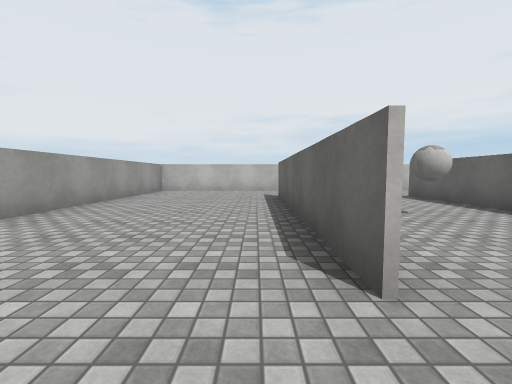
[1] (above)

15 first-person views from a walk through a Unity game level. The camera is 1.2 m above the floor, tilts 4° down and sees 90° across. The floor is counted in squares, 2 m on a side. Each view is taken from the middle of a square. On the plan, view 1 faces up. The plan holds only what a view shows up to about 9 squares ahead; the rest is blank. The place goes on beyond the plan. The player character is not drawn. Surface patterns are stand-ins for the level's own textures.

[2]
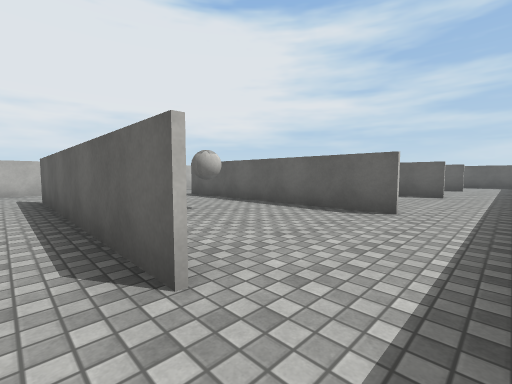

[3]
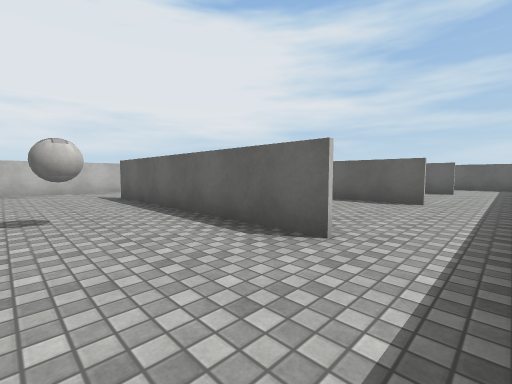

[4]
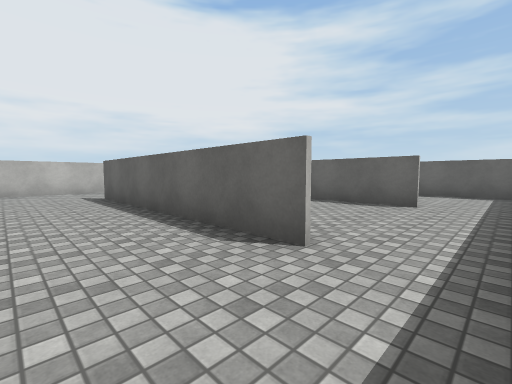

[5]
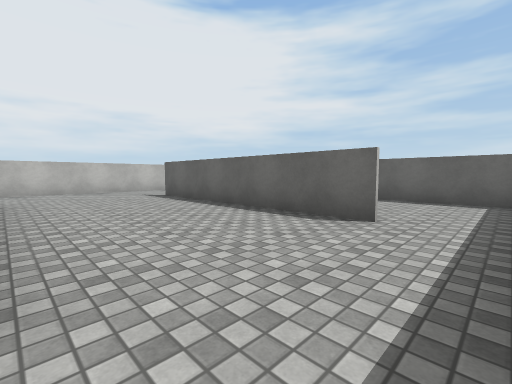

[6]
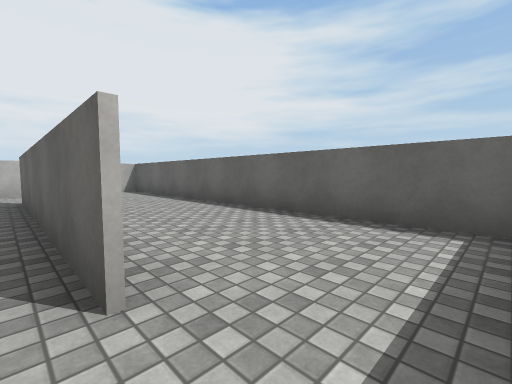

[7]
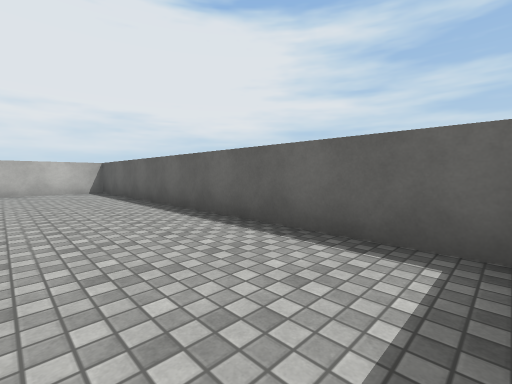

[8]
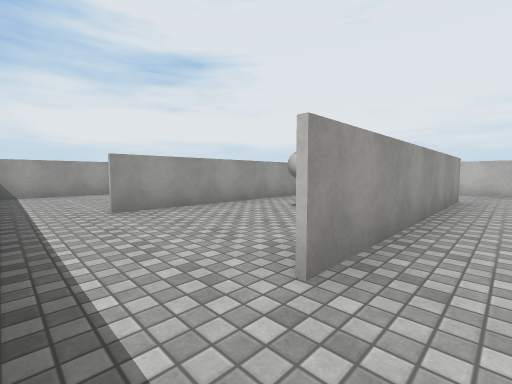

[9]
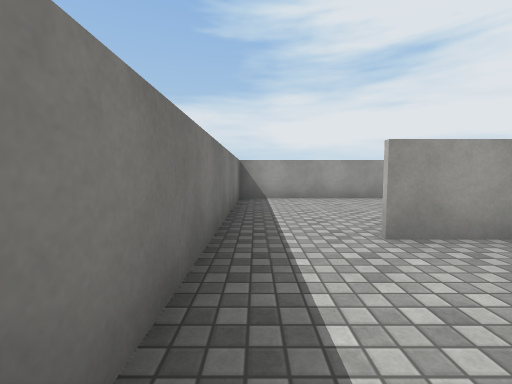

[10]
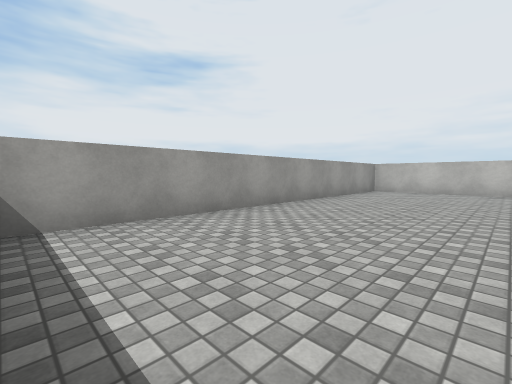

[11]
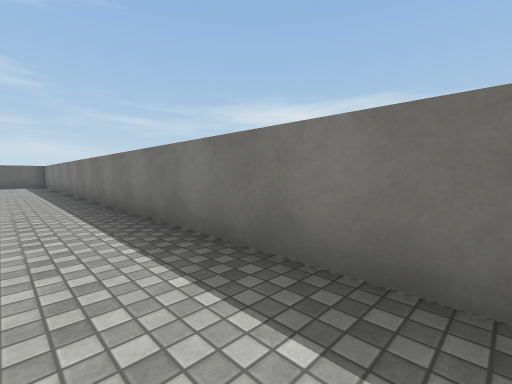

[12]
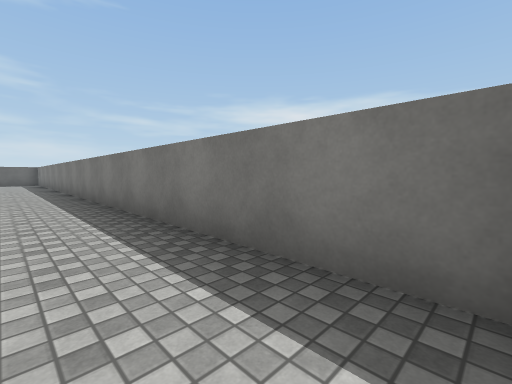

[13]
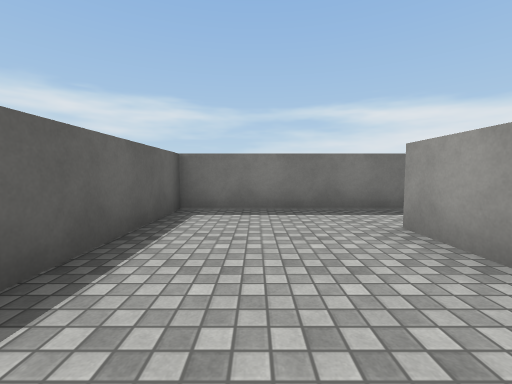

[14]
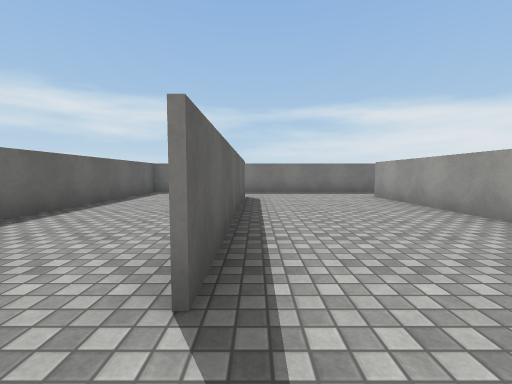

[15]
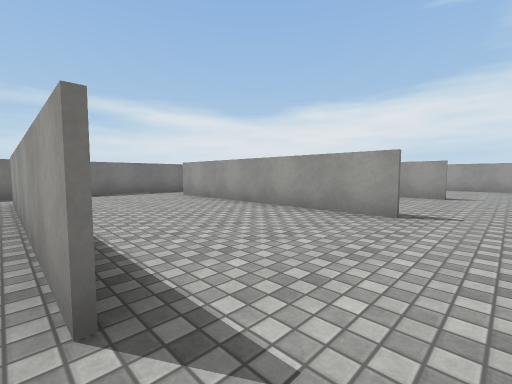

### Floor plan
Points are (right, up) in squares from view 1. A wall is a line through its corners. A room is listed if a view was taken in it or the views show most of it. See-through windows are left out.
Room 1 (views 1, 2, 3, 4, 5, 6, 7, 8, 9, 10, 11, 12, 13, 14, 15)
walls: (4.2, 7) (4.2, 1.1); (7.8, 7) (7.8, 1.1) (7.8, 7); (4.1, 1.1) (4.1, 7); (0.7, 7) (0.7, 1.1); (0.6, 1.1) (0.6, 6.9); (11.4, 2.5) (11.4, 1.1); (11.3, 1.1) (11.3, 7); (-3.4, 9.2) (-3.4, -0.4) (14.3, -0.4) (14.3, 9.2) (-3.4, 9.2)

Where each view was taken, in squares from view 1:
view 1: 0 up, 0 right, facing up
view 2: 0 up, 0 right, facing up-right
view 3: 0 up, 2 right, facing up-right
view 4: 0 up, 6 right, facing up-right
view 5: 0 up, 8 right, facing up-right
view 6: 0 up, 11 right, facing up-right
view 7: 0 up, 12 right, facing up-right
view 8: 0 up, 5 right, facing up-left
view 9: 0 up, 3 right, facing left
view 10: 0 up, 0 right, facing up-left
view 11: 1 up, 0 right, facing down-right
view 12: 1 up, 3 left, facing down-right
view 13: 4 up, 13 right, facing down
view 14: 8 up, 11 right, facing down
view 15: 8 up, 8 right, facing down-left
